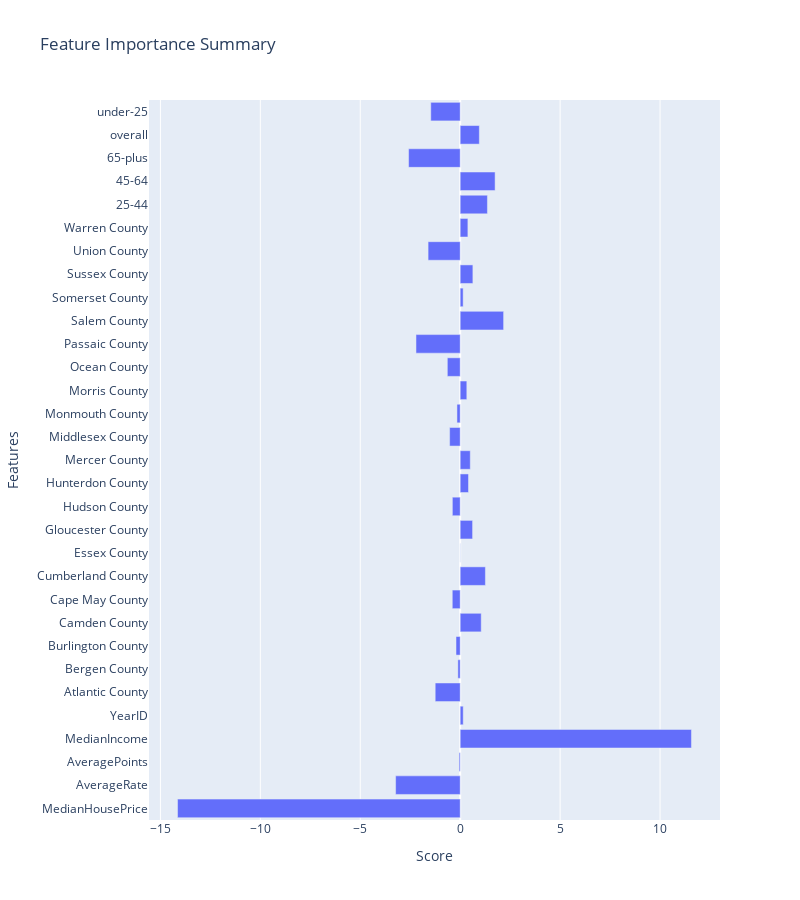

The cell this chart's notebook holds for it:
### Code cell
# year 2020-2022 aggregated
predicted_years = master_table[(master_table['Year'] == 2020) | (master_table['Year'] == 2021) | (master_table['Year'] == 2022)]
predicted_df = predicted_years[['FIPS','Year','YearID','County','MedianHousePrice','AverageRate','AveragePoints']].groupby(by=['FIPS','Year','County']).agg('mean').reset_index()
predicted_df['FIPS'] = predicted_df['FIPS'].astype('int64')


# reading in income predictions to predict 2020-2022
df = pd.read_csv('PredictedIncomeFinal.csv')
df = df[['Year','FIPS','AgeGroup','train_and_predicted']]
income_predictions = df[(df.Year == 2020)| (df.Year == 2021) | (df.Year == 2022)]
income_predictions.rename(columns={'train_and_predicted':'MedianIncome'},inplace=True)

# merging income predictions to get the rest of the data
main_predictions = pd.merge(predicted_df, income_predictions, on=['Year','FIPS'],how='inner')
main_predictions

# adding income predictions to main table
final_table = master_table.dropna()
final_table = final_table[['FIPS','Year','County', 'YearID','MedianHousePrice', 'AverageRate', 'AveragePoints',
       'AgeGroup','MedianIncome']]
final_table['YearID'] = final_table['YearID'].astype(int)
final_table = pd.concat([final_table,main_predictions])

# CALCULATIONS BASED ON 12% DOWNPAYMENT

#calculate monthly income
final_table['MonthlyIncome'] = final_table['MedianIncome']/12

#calculate montly mortgage payment
#https://www.educba.com/mortgage-formula/

for row in final_table:
    P = final_table['MedianHousePrice']-(final_table['MedianHousePrice']*.12)
    r = (final_table['AverageRate']/100)
    t = 30
    n = 12
    monthly_tax = (final_table['MedianHousePrice']*.0189)/12
    final_table['MonthlyMortgage'] = (P * (((r/n) * pow((1+(r/n)),(n*t))) / (pow((1+r/n),(n*t))-1))) + monthly_tax


# mortgage to income ratio
final_table['mortgage_income_ratio'] = final_table['MonthlyMortgage']/final_table['MonthlyIncome']

#affordability determination
def affordable_condition(x):
    if x <= .25:
        return 'Yes'
    elif np.isnan(x):
        return 'Missing'
    else:
        return 'No'

final_table['affordable'] = final_table['mortgage_income_ratio'].apply(affordable_condition)

# MACHINE LEARNING PREP

# reset years for ml
final_table.YearID = final_table.YearID - 5
final_table = final_table.reset_index(drop=True)

# copying into a new dataframe for ml
ml_table = final_table.dropna()
ml_table = ml_table.drop(['FIPS','MonthlyIncome', 'MonthlyMortgage', 'mortgage_income_ratio'],axis=1)
ml_table.columns

numerical = ['MedianHousePrice', 'AverageRate', 'AveragePoints', 'MedianIncome']
# standardizing 
sc_X = StandardScaler()
numerical_standard = sc_X.fit_transform(ml_table[numerical])
numerical_ml = pd.DataFrame(data=numerical_standard,columns=numerical)

# dropping numerical data in main table
ml_table = ml_table.drop(ml_table[numerical],axis=1)

YearID = ml_table[['YearID']]
# get dummies for categorical columns
County = pd.get_dummies(ml_table['County'])
AgeGroup = pd.get_dummies(ml_table['AgeGroup'])

# setting labels for y values
labels = pd.DataFrame(ml_table['affordable'])
next_years_labels = labels.iloc[18873:,]
labels = labels.iloc[:18873,]

# setting new numerical df
numerical_ml = pd.concat([numerical_ml,YearID.reset_index(drop=True)],axis=1)

# setting new categorical df
categorical_ml = pd.concat([County,AgeGroup],axis=1)

# setting all df
all_ml = pd.concat([numerical_ml,categorical_ml.reset_index(drop=True)],axis=1)

next_years = all_ml.iloc[18873:,]
all_ml = all_ml.iloc[:18873,]

# LOGISTIC MODEL
X_train, X_test, y_train, y_test = train_test_split(all_ml, labels.values.ravel(),test_size=0.25,random_state=0)
model = LogisticRegression(random_state=0,class_weight='balanced',max_iter=1000)
model.fit(X_train,y_train)
y_pred = model.predict(X_test)
print('Classification Report:\n',classification_report(y_test, y_pred))
importance = model.coef_.flatten()
df = pd.DataFrame(importance,all_ml.columns)

fig = px.bar(data_frame=importance, y=all_ml.columns, x=importance, orientation='h', width=800, height=900,\
    title='Feature Importance Summary')
fig.update_layout(xaxis_title="Score",yaxis_title="Features",)
fig.show()

### Figure 1 — Plotly figure (JSON) as saved in the notebook; plotly's stock layout.template omitted (floating-point values rounded to 4 significant figures)
{"data": [{"alignmentgroup": "True", "hovertemplate": "x=%{x}<br>y=%{y}<extra></extra>", "legendgroup": "", "marker": {"color": "#636efa", "pattern": {"shape": ""}}, "name": "", "offsetgroup": "", "orientation": "h", "showlegend": false, "textposition": "auto", "type": "bar", "x": [-14.14, -3.231, -0.05504, 11.57, 0.1517, -1.251, -0.1154, -0.2089, 1.052, -0.396, 1.261, 0.006701, 0.6196, -0.3924, 0.4154, 0.5038, -0.529, -0.1622, 0.3313, -0.6437, -2.212, 2.172, 0.1478, 0.6347, -1.607, 0.3848, 1.363, 1.746, -2.582, 0.9571, -1.472], "xaxis": "x", "y": ["MedianHousePrice", "AverageRate", "AveragePoints", "MedianIncome", "YearID", "Atlantic County", "Bergen County", "Burlington County", "Camden County", "Cape May County", "Cumberland County", "Essex County", "Gloucester County", "Hudson County", "Hunterdon County", "Mercer County", "Middlesex County", "Monmouth County", "Morris County", "Ocean County", "Passaic County", "Salem County", "Somerset County", "Sussex County", "Union County", "Warren County", "25-44", "45-64", "65-plus", "overall", "under-25"], "yaxis": "y"}], "layout": {"barmode": "relative", "height": 900, "legend": {"tracegroupgap": 0}, "title": {"text": "Feature Importance Summary"}, "width": 800, "xaxis": {"anchor": "y", "domain": [0, 1], "title": {"text": "Score"}}, "yaxis": {"anchor": "x", "domain": [0, 1], "title": {"text": "Features"}}}}
